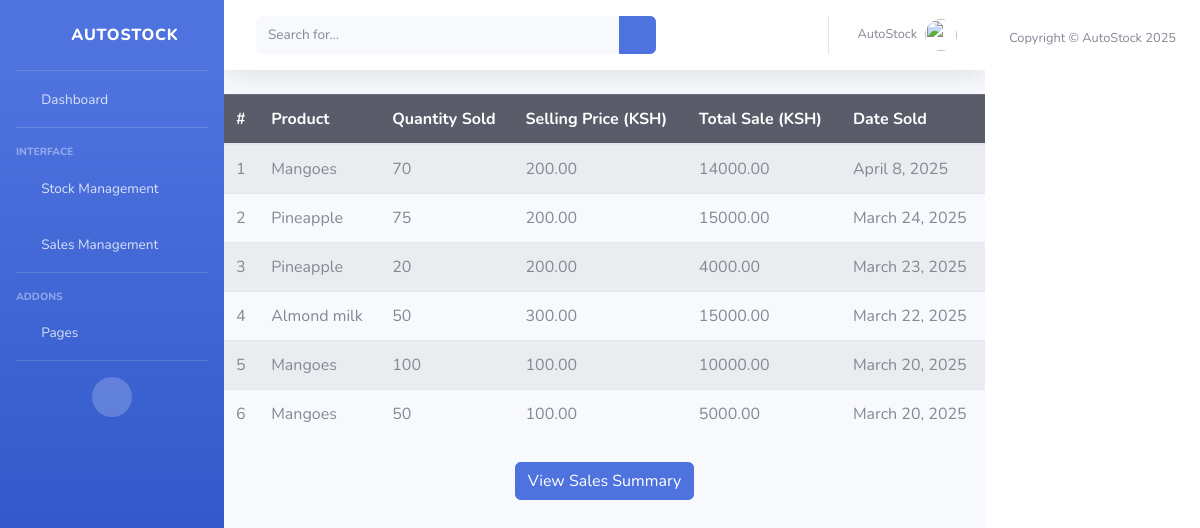
Before: /saleslist/ with the older database file.
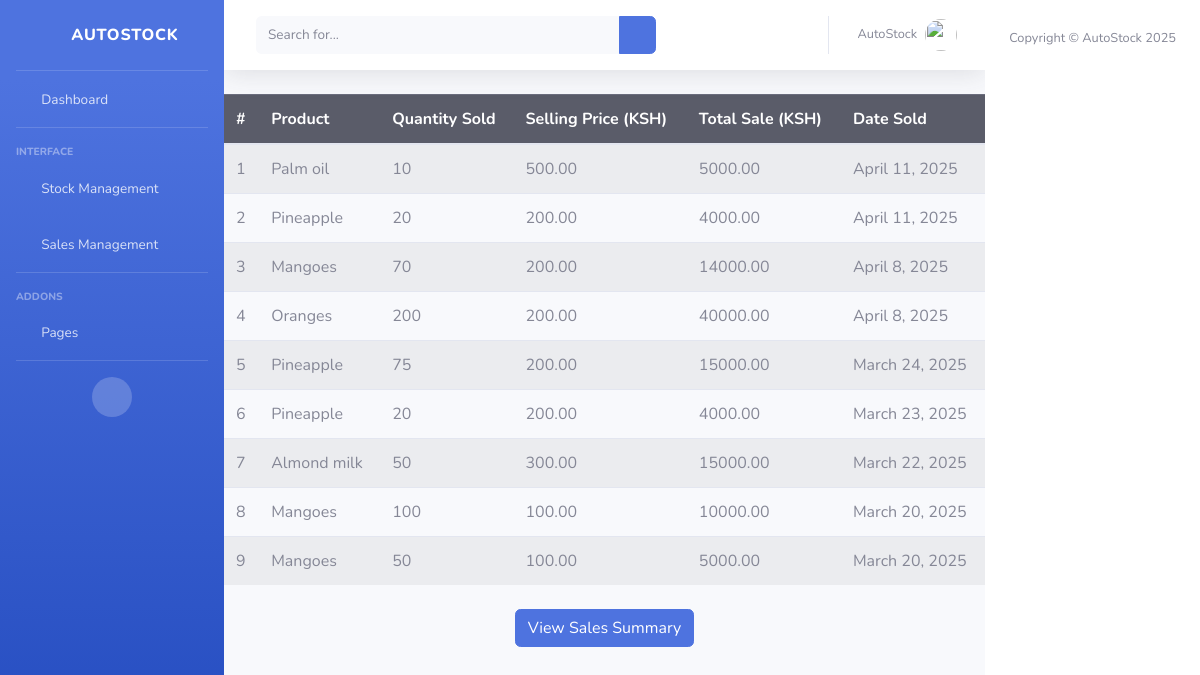
After: the same page with the newer database file.
### autoapp/models.py (models this page shows, shortened)
class Sale(models.Model):
    product = models.ForeignKey(
        'Stock', on_delete=models.CASCADE, related_name="sales"
    )
    quantitysold = models.PositiveIntegerField()
    sellingprice = models.DecimalField(max_digits=12, decimal_places=2)
    datesold = models.DateField(auto_now_add=True)  # Automatically set on sale
    @property
    def total_sale(self):
        return self.quantitysold * self.sellingprice

class Stock(models.Model):
     product = models. CharField(max_length=100)
     quantity = models.IntegerField()
     price = models.DecimalField(max_digits=12, decimal_places=2)
     buyingprice = models.DecimalField(max_digits=12, decimal_places=2, default=0.00)
     name = models.CharField(max_length=100)
     date = models.DateField(auto_now_add=True)

### autoapp/views.py (the view)
# urls.py: path('saleslist/', views.saleslist, name='saleslist'),
def saleslist(request):
    query = request.GET.get('q')  # Get search input from URL
    if query:
        sales = Sale.objects.filter(
            Q(product__icontains=query) |
            Q(datesold__icontains=query)
        )
    else:
        sales = Sale.objects.all()
    paginator = Paginator(sales.order_by('-datesold'), 10)
    page_number = request.GET.get('page')
    page_obj = paginator.get_page(page_number)
    return render(request, 'saleslist.html', {'sales': page_obj})

### template/saleslist.html (shortened to what this page needs)
<!DOCTYPE html>
<html lang="en">
<head>
    {% load static %}
    <link href="{% static 'vendor/fontawesome-free/css/all.min.css' %}" rel="stylesheet" type="text/css">
    <link href="{% static 'css/sb-admin-2.min.css' %}" rel="stylesheet">
    <link href="{% static 'vendor/datatables/dataTables.bootstrap4.min.css' %}" rel="stylesheet">
</head>
<body id="page-top">
    <div id="wrapper">
        <ul class="navbar-nav bg-gradient-primary sidebar sidebar-dark accordion" id="accordionSidebar">
            <a class="sidebar-brand d-flex align-items-center justify-content-center" href="{% url 'index' %}">
                <div class="sidebar-brand-icon rotate-n-15">
                    <i class="fas fa-laugh-wink"></i>
                </div>
                <div class="sidebar-brand-text mx-3">AutoStock <sup></sup></div>
            </a>
            <hr class="sidebar-divider my-0">
            <li class="nav-item">
                <a class="nav-link" href="{% url 'index' %}">
                    <i class="fas fa-fw fa-tachometer-alt"></i>
                    <span>Dashboard</span></a>
            </li>
            <hr class="sidebar-divider">
            <div class="sidebar-heading">
                Interface
            </div>
           <li class="nav-item">
                <a class="nav-link collapsed" href="#" data-toggle="collapse" data-target="#collapseTwo"
                    aria-expanded="true" aria-controls="collapseTwo">
                    <i class="fas fa-fw fa-cog"></i>
                    <span>Stock Management</span>
                </a>
            </li>
            <li class="nav-item">
                <a class="nav-link collapsed" href="#" data-toggle="collapse" data-target="#collapseUtilities"
                    aria-expanded="true" aria-controls="collapseUtilities">
                    <i class="fas fa-fw fa-wrench"></i>
                    <span>Sales Management</span>
                </a>
            </li>
            <hr class="sidebar-divider">
            <div class="sidebar-heading">
                Addons
            </div>
            <li class="nav-item">
                <a class="nav-link collapsed" href="#" data-toggle="collapse" data-target="#collapsePages"
                    aria-expanded="true" aria-controls="collapsePages">
                    <i class="fas fa-fw fa-folder"></i>
                    <span>Pages</span>
                </a>
            </li>
            <hr class="sidebar-divider d-none d-md-block">
            <div class="text-center d-none d-md-inline">
                <button class="rounded-circle border-0" id="sidebarToggle"></button>
            </div>
        </ul>
        <div id="content-wrapper" class="d-flex flex-column">
            <div id="content">
                <nav class="navbar navbar-expand navbar-light bg-white topbar mb-4 static-top shadow">
                    <form
                        class="d-none d-sm-inline-block form-inline mr-auto ml-md-3 my-2 my-md-0 mw-100 navbar-search">
                        <div class="input-group">
                            <input type="text" class="form-control bg-light border-0 small" placeholder="Search for..."
                                aria-label="Search" aria-describedby="basic-addon2">
                            <div class="input-group-append">
                                <button class="btn btn-primary" type="button">
                                    <i class="fas fa-search fa-sm"></i>
                                </button>
                            </div>
                        </div>
                    </form>
                    <ul class="navbar-nav ml-auto">
                        <li class="nav-item dropdown no-arrow">
                            <a class="nav-link dropdown-toggle" href="#" id="userDropdown" role="button"
                                data-toggle="dropdown" aria-haspopup="true" aria-expanded="false">
                                <span class="mr-2 d-none d-lg-inline text-gray-600 small">AutoStock</span>
                                <img class="img-profile rounded-circle"
                                    src="{% static 'img/undraw_profile.svg' %}">
                            </a>
                        </li>
                    </ul>
                </nav>
                 <table class="table table-striped mt-4">
        <thead class="table-dark">
            <tr>
                <th>#</th>
                <th>Product</th>
                <th>Quantity Sold</th>
                <th>Selling Price (KSH)</th>
                <th>Total Sale (KSH)</th>
                <th>Date Sold</th>
            </tr>
        </thead>
        <tbody>
            {% for sale in sales %}
            <tr>
                <td>{{ forloop.counter }}</td>
                <td>{{ sale.product.product }}</td>
                <td>{{ sale.quantitysold }}</td>
                <td>{{ sale.sellingprice }}</td>
                <td>{{ sale.total_sale }}</td>
                <td>{{ sale.datesold }}</td>
            </tr>
            {% empty %}
            <tr>
                <td colspan="6" class="text-center text-danger">No sales recorded yet.</td>
            </tr>
            {% endfor %}
        </tbody>
    </table>
    <div class="text-center mt-4">
        <a href="{% url 'salesummary' %}" class="btn btn-primary">View Sales Summary</a>
    </div>
</div>
            </div>
        <br><br><br><br>
            <footer class="sticky-footer bg-white">
                <div class="container my-auto">
                    <div class="copyright text-center my-auto">
                        <span>Copyright &copy; AutoStock 2025</span>
                    </div>
                </div>
            </footer>
        </div>
</body>
</html>

Changed rows visible on the page:
added Sale: product.product "Palm oil", quantitysold "10", sellingprice "500.00", total_sale "5000.00", datesold "April 11, 2025"
added Sale: product.product "Pineapple", quantitysold "20", sellingprice "200.00", total_sale "4000.00", datesold "April 11, 2025"
added Sale: product.product "Oranges", quantitysold "200", sellingprice "200.00", total_sale "40000.00", datesold "April 8, 2025"
